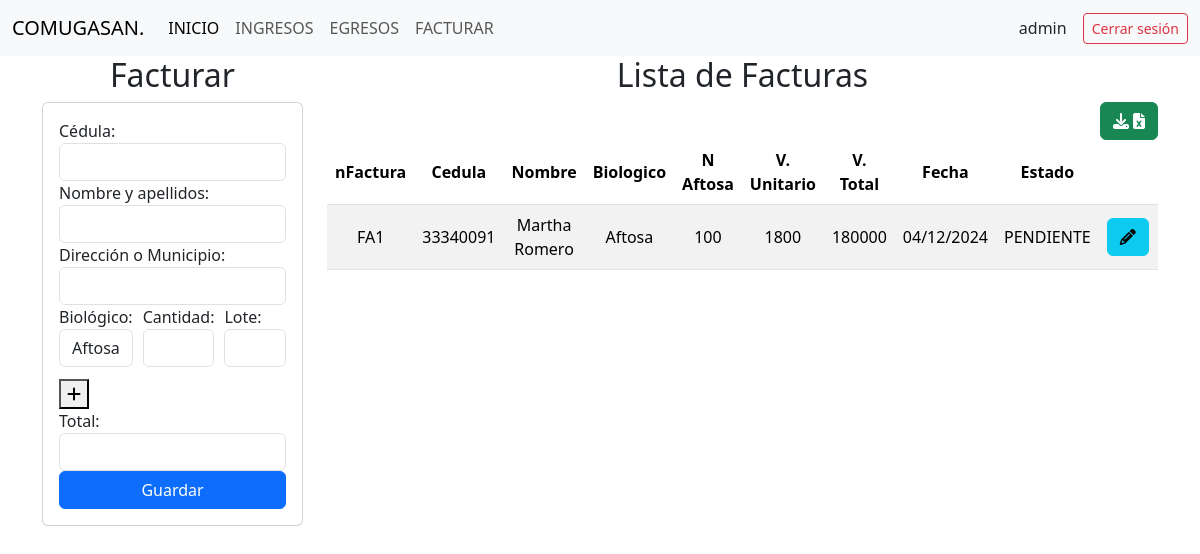
The app's page /facturar/ (signed in), older data.
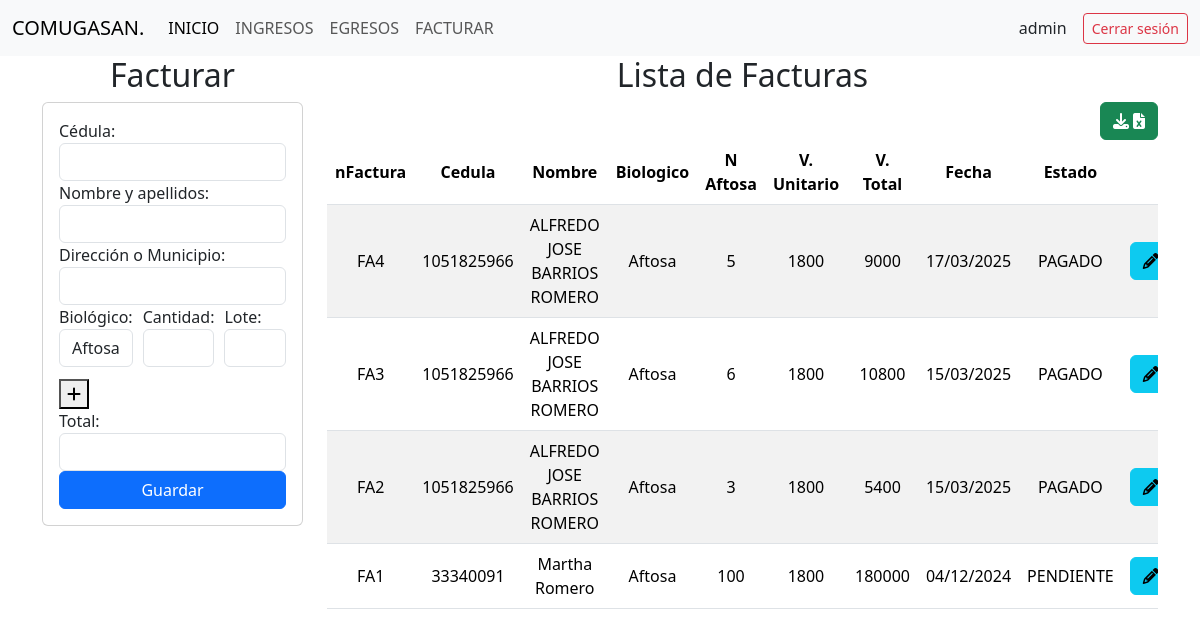
The same page, newer data.
### comite/models.py (models this page shows, shortened)
class Facturar(models.Model):
    nFactura= models.CharField(max_length=10, primary_key=True, editable=False)
    infoAftosa = models.ForeignKey(Biologicos, on_delete=models.CASCADE,null=True,related_name='info_aftosa')
    infoCepa = models.ForeignKey(Biologicos, on_delete=models.CASCADE,null=True,related_name='info_cepa')
    usuario = models.ForeignKey(Usuarios, on_delete=models.CASCADE,null=True)
    cantidad_aftosa = models.IntegerField(default=0)
    cantidad_cepa19 = models.IntegerField(default=0)
    cantidad_total = models.JSONField()
    biologico = models.JSONField()
    lote = models.JSONField()
    laboratorio = models.JSONField()
    valor_total = models.BigIntegerField(default=0)
    valor_pagado = models.IntegerField(default=0)
    valor_pendiente = models.IntegerField(default=0)
    fecha = models.DateTimeField(auto_now_add=True,editable=False)
    estatus = models.CharField(max_length=20,default='PENDIENTE', )

class Usuarios(models.Model):
    cedula = models.IntegerField(primary_key=True)
    nombre_completo = models.CharField(max_length=100)
    direccion = models.CharField(max_length=255)

class Biologicos(models.Model):
    nombre = models.CharField(max_length=100)
    descripcion = models.TextField(max_length=200)
    valorUnidad = models.IntegerField()

### comite/views.py (the view)
# urls.py: path('facturar/',views.facturar),
@login_required
def facturar(request):
    factura = Facturar.objects.all()
    precios_biologicos = {biologico.nombre: biologico.valorUnidad for biologico in Biologicos.objects.all()}
    factura_invertida = []
    for i in factura[::-1]:
        factura_invertida.append(i)
    return render(request,"facturar/facturas.html",{"facturas":factura_invertida,"precios_biologicos": precios_biologicos})

### comite/templates/facturar/facturas.html (shortened to what the changed rows need)
{% extends "base.html" %}
{% load static %}
{% block body %}
<div class="row">
    <div class=" col-sm-12 col-md-6 col-lg-3 col-xl-3">
        <h2 style="text-align: center;">Facturar</h2>
    </div>
    <div class=" col-sm-12 col-md-6 col-lg-9 col-xl-9">
        <h2 style="text-align: center;">Lista de Facturas</h2>
        <div class="table-responsive">
            <table class="table table-striped">
                <thead>
                    <tr>
                        <th>nFactura</th>
                        <th>Cedula</th>
                        <th>Nombre</th>
                        <th>Biologico</th>
                        <th>N Aftosa</th>
                        <th>V. Unitario</th>
                        <th>V. Total</th>
                        <th>Fecha</th>
                        <th>Estado</th>
                        <th colspan="4">Opciones</th>
                    </tr>
                </thead>
                <tbody>
                    {% for items in facturas %}
                    <tr>
                        <td>{{items.nFactura}}</td>
                        <td>{{items.usuario.cedula}}</td>
                        <td>{{items.usuario.nombre_completo}}</td>
                        <td>{{items.biologico.0}}</td>
                        <td>{{items.cantidad_aftosa }}</td>
                        <td>{{items.infoAftosa.valorUnidad}}</td>
                        <td>{{items.valor_total}}</td>
                        <td>{{items.fecha|date:"d/m/Y"}}</td>
                        <td>{{items.estatus}}</td>
                        <td><a href="edicionFactura/{{items.nFactura}}" class="btn btn-info"><i class="fa-solid fa-pencil"></i></a></td>
                    </tr>
                    {% endfor%}
                </tbody>
            </table>
        </div>
    </div>
</div>
{% endblock %}

Row changes from the older to the newer data that the page shows:
added Facturar: nFactura "FA4", usuario.cedula "1051825966", usuario.nombre_completo "ALFREDO JOSE BARRIOS ROMERO", biologico.0 "Aftosa", cantidad_aftosa "5", infoAftosa.valorUnidad "1800", valor_total "9000", fecha "17/03/2025", estatus "PAGADO"
added Facturar: nFactura "FA3", usuario.cedula "1051825966", usuario.nombre_completo "ALFREDO JOSE BARRIOS ROMERO", biologico.0 "Aftosa", cantidad_aftosa "6", infoAftosa.valorUnidad "1800", valor_total "10800", fecha "15/03/2025", estatus "PAGADO"
added Facturar: nFactura "FA2", usuario.cedula "1051825966", usuario.nombre_completo "ALFREDO JOSE BARRIOS ROMERO", biologico.0 "Aftosa", cantidad_aftosa "3", infoAftosa.valorUnidad "1800", valor_total "5400", fecha "15/03/2025", estatus "PAGADO"
